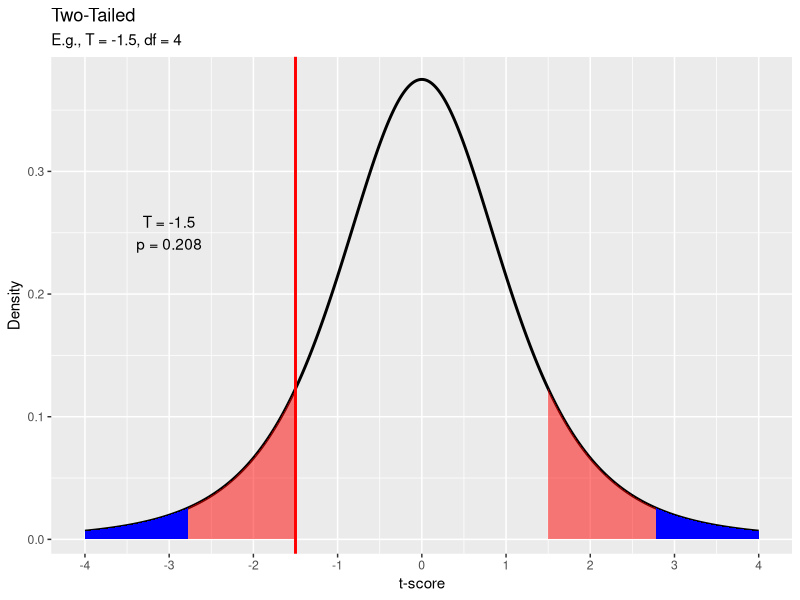
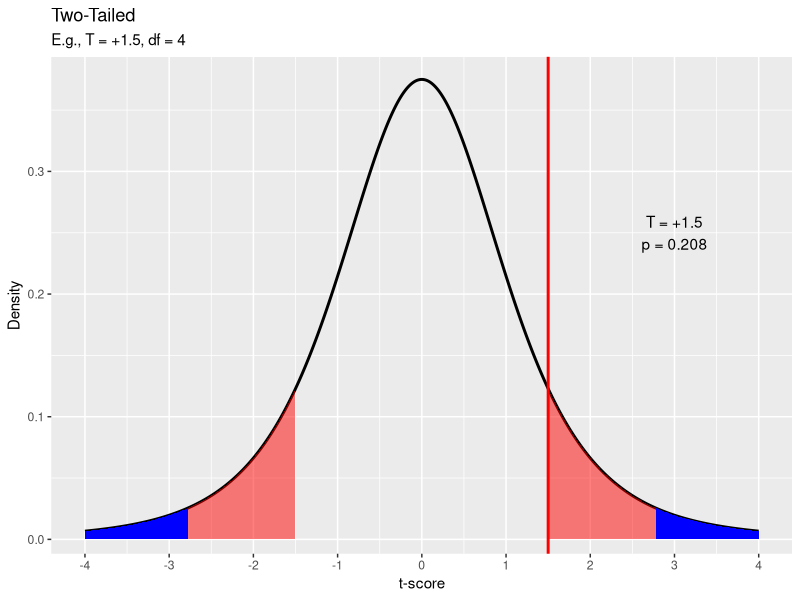
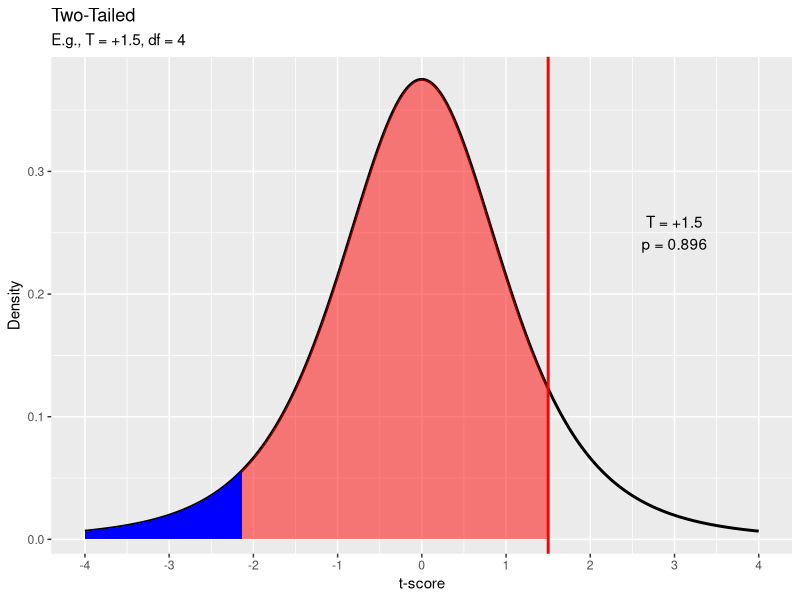
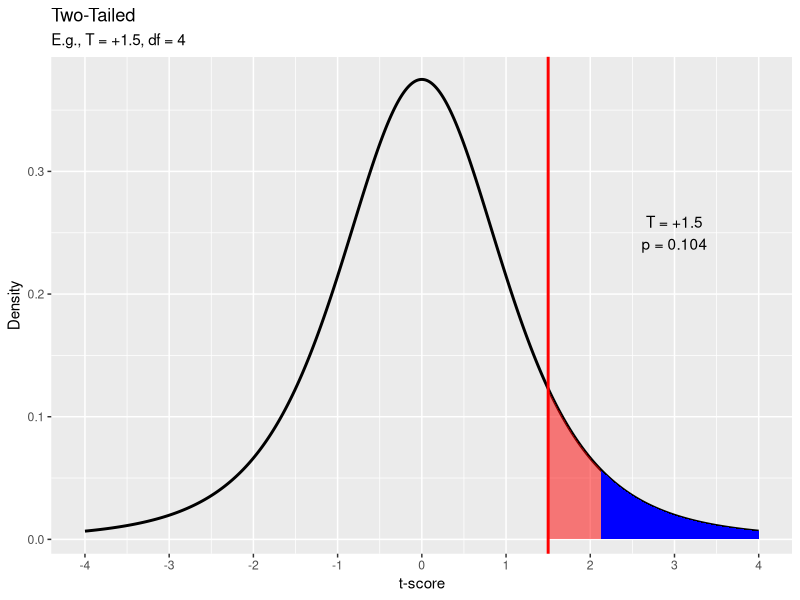

These figures' R source, in order:
## ---- chunk 1
pt(-1.5, df = 4) * 2
## ---- chunk 2
library(ggplot2)
x = seq(from = -4, to = 4, by = .001)
Density = dt(x, df = 4)
dist_df = data.frame(x, Density)

ggplot(dist_df, aes(x = x, y = Density)) +
  geom_line(size = 1) +
  
  #Title
  labs(title = "Two-Tailed",
        subtitle = "E.g., T = -1.5, df = 4") +
  
  #Left tail colour
  geom_ribbon(data = subset(dist_df, x < -1.5), aes(ymax = Density), 
                ymin = 0, fill = "red", colour = NA, alpha = .5) +

  #Right tail colour
  geom_ribbon(data = subset(dist_df, x > 1.5), aes(ymax = Density), 
                ymin = 0, fill = "red", colour = NA, alpha = .5) +
  
  geom_vline(xintercept = -1.5, colour = "red", size = 1) +
  
  annotate("text", x = -3, y= .25, label = "T = -1.5\np = 0.208") +
  
  #Axis Scale
  scale_x_continuous(name ="t-score", 
                    breaks = seq(-4, 4, 1) ) +

  #Left tail 95% Threshold
  geom_ribbon(data = subset(dist_df, x < qt(.05/2, df = 4)), 
              aes(ymax = Density),
              ymin = 0, fill = "blue", colour = NA) +

  #Right tail 95% Threshold
  geom_ribbon(data = subset(dist_df, x > qt(1-.05/2, df = 4)),
                            aes(ymax = Density),
              ymin = 0, fill = "blue", colour = NA)

## ---- chunk 3
pt(1.5, df = 4, lower.tail = FALSE) * 2
## ---- chunk 4
x = seq(from = -4, to = 4, by = .001)
Density = dt(x, df = 4)
dist_df = data.frame(x, Density)

ggplot(dist_df, aes(x = x, y = Density)) +
  geom_line(size = 1) +
  
  #Title
  labs(title = "Two-Tailed",
        subtitle = "E.g., T = +1.5, df = 4") +
  
  #Left tail colour
  geom_ribbon(data = subset(dist_df, x < -1.5), aes(ymax = Density), 
                ymin = 0, fill = "red", colour = NA, alpha = .5) +

  #Right tail colour
  geom_ribbon(data = subset(dist_df, x > 1.5), aes(ymax = Density), 
                ymin = 0, fill = "red", colour = NA, alpha = .5) +
  
  geom_vline(xintercept = 1.5, colour = "red", size = 1) +
  
  annotate("text", x = 3, y= .25, label= "T = +1.5\np = 0.208") +
  
  #Axis Scale
  scale_x_continuous(name ="t-score", 
                    breaks = seq(-4, 4, 1) ) +
  
  #Left tail 95% Threshold
  geom_ribbon(data = subset(dist_df, x < qt(.05/2, df = 4)),
              aes(ymax = Density),
              ymin = 0, fill = "blue", colour = NA) +

  #Right tail 95% Threshold
  geom_ribbon(data = subset(dist_df, x > qt(1-.05/2, df = 4)),
              aes(ymax = Density),
              ymin = 0, fill = "blue", colour = NA)

## ---- chunk 5
pt(1.5, df = 4)
## ---- chunk 6
x = seq(from = -4, to = 4, by = .001)
Density = dt(x, df = 4)
dist_df = data.frame(x, Density)

ggplot(dist_df, aes(x = x, y = Density)) +
  geom_line(size = 1) +
  
  #Title
  labs(title = "Two-Tailed",
        subtitle = "E.g., T = +1.5, df = 4") +
  
  #Left tail colour
  geom_ribbon(data = subset(dist_df, x < 1.5), aes(ymax = Density), 
                ymin = 0, fill = "red", colour = NA, alpha = .5) +

  geom_vline(xintercept = 1.5, colour = "red", size = 1) +
  
  annotate("text", x = 3, y = .25, label= "T = +1.5\np = 0.896") +
  
  #Axis Scale
  scale_x_continuous(name ="t-score", 
                    breaks = seq(-4, 4, 1) ) +
  
  #Left tail 95% Threshold
  geom_ribbon(data = subset(dist_df, x < qt(.05, df = 4)), 
              aes(ymax = Density),
              ymin = 0, fill = "blue", colour = NA)

## ---- chunk 7
pt(1.5, df = 4, lower.tail = FALSE)
## ---- chunk 8
x = seq(from = -4, to = 4, by = .001)
Density = dt(x, df = 4)
dist_df = data.frame(x, Density)

ggplot(dist_df, aes(x = x, y = Density)) +
  geom_line(size = 1) +
  
  #Title
  labs(title = "Two-Tailed",
        subtitle = "E.g., T = +1.5, df = 4") +
  
  #Left tail colour
  geom_ribbon(data = subset(dist_df, x > 1.5), aes(ymax = Density), 
                ymin = 0, fill = "red", colour = NA, alpha = .5) +

  #Right tail colour
  #geom_ribbon(data = subset(dist_df, x > 1.5), aes(ymax = Density), 
   #             ymin = 0, fill = "blue", colour = NA, alpha = .5) +
  
  geom_vline(xintercept = 1.5, colour = "red", size = 1) +
  
  annotate("text", x = 3, y= .25, label= "T = +1.5\np = 0.104") +
  
  #Axis Scale
  scale_x_continuous(name ="t-score", 
                    breaks = seq(-4, 4, 1) ) +
  
  #Right tail 95% Threshold
  geom_ribbon(data = subset(dist_df, x > qt(.95, df = 4)), aes(ymax = Density), 
                ymin = 0, fill = "blue", colour = NA)

